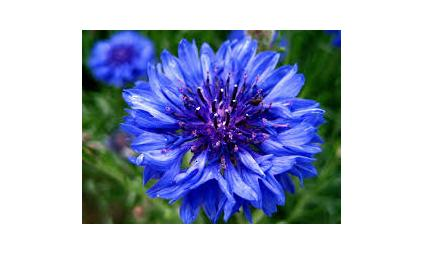
%> input picture Project (1)/original_image.jpg, 423 x 280 px
$ octave newcorrelationcoeff.m   (GNU Octave 9; MATLAB toolbox functions it lacks are replaced by stand-ins)
%> lines starting %> are read from the running program, lines starting %| are printed output that depends on the picture
clear all

original_image = imread('original_image.jpg');
%> original_image is the input picture: size 280x423x3 uint8; mean R, G, B 172.7, 180.7, 204.4
original_image_grayScale = rgb2gray(original_image); % convert image to greyscale
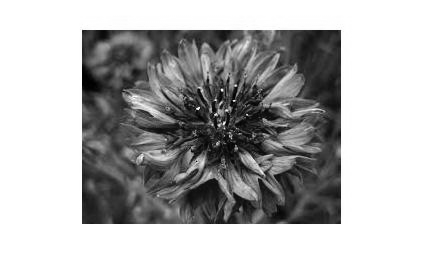
%> original_image_grayScale: size 280x423 uint8; min 0, max 255, mean 181

mean_original_image = mean(original_image_grayScale(:));
%> mean_original_image = 181

reference_image = imread('test_image.jpg');
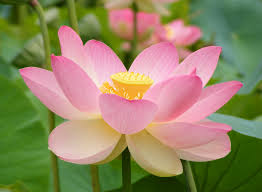
%> input picture Project (1)/test_image.jpg, 262 x 192 px
%> reference_image is the input picture: size 192x262x3 uint8; mean R, G, B 144.5, 134.1, 96.9
reference_image_grayScale = rgb2gray(reference_image); % convert image to greyscale
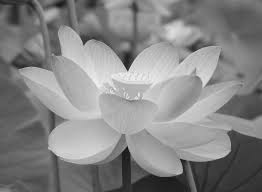
%> reference_image_grayScale: size 192x262 uint8; min 12, max 242, mean 133

mean_reference_image = mean(reference_image_grayScale(:));
%> mean_reference_image = 133

% -- set frame size variables -----
frame_size_original_image = size(original_image_grayScale);
%> frame_size_original_image = [280 423]
width = frame_size_original_image(2);   % 259
%> width = 423
height = frame_size_original_image(1);  % 194
%> height = 280

frame_size_reference_image = size(reference_image_grayScale);
%> frame_size_reference_image = [192 262]
crop_width = frame_size_reference_image(2);   % 259
%> crop_width = 262
crop_height = frame_size_reference_image(1);  % 194
%> crop_height = 192


%%%%%%%%%%%%%%%%%
for i = 1:crop_height
   for j = 1:crop_width
          refDiffUpper(i,j) = reference_image_grayScale(i,j) - mean_reference_image;
          refDiffLower(i,j) = (reference_image_grayScale(i,j) - mean_reference_image)^2;
   end
end
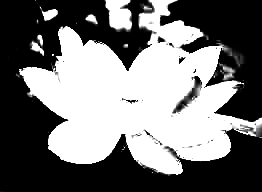
%> refDiffLower: size 192x262 uint8; min 0, max 255, mean 116.3
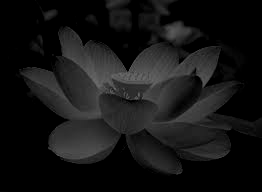
%> refDiffUpper: size 192x262 uint8; min 0, max 109, mean 20.6

refDiffUpper1 = sum(refDiffUpper(:));
%> refDiffUpper1 = 1037023
refDiffLower1 = sum(refDiffLower(:));
%> refDiffLower1 = 5849821
refDiffLower2 = sqrt(refDiffLower1(:));
%> refDiffLower2 = 2418.6

for i = 1:height
   for j = 1:width
          orgDiffUpper(i,j) = original_image_grayScale(i,j) - mean_original_image;
          orgDiffLower(i,j) = (original_image_grayScale(i,j) - mean_original_image)^2;
          if orgDiffLower(i,j) <= 0
             orgDiffLower(i,j) = 1;
          end
   end
end
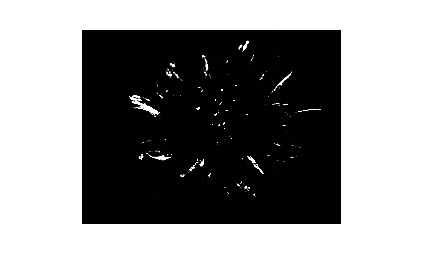
%> orgDiffLower: size 280x423 uint8; min 1, max 255, mean 148.8
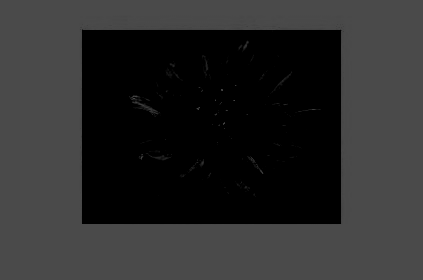
%> orgDiffUpper: size 280x423 uint8; min 0, max 74, mean 42.7

orgDiffUpper1 = sum(orgDiffUpper(:));
%> orgDiffUpper1 = 5056775
orgDiffLower1 = sum(orgDiffLower(:));
%> orgDiffLower1 = 17623879
orgDiffLower2 = sqrt(orgDiffLower1(:));
%> orgDiffLower2 = 4198.1


%    refDiffUpper1;
%    refDiffLower1;
%    refDiffLower2;
%    orgDiffUpper1;
%    orgDiffLower1;
%    orgDiffLower2;

correlation = (orgDiffUpper1 * refDiffUpper1) / (orgDiffLower2 * refDiffLower2);
%> correlation = 516463.9

correlation
%> correlation = 516463.9

imshow(original_image),figure,imshow(reference_image)
